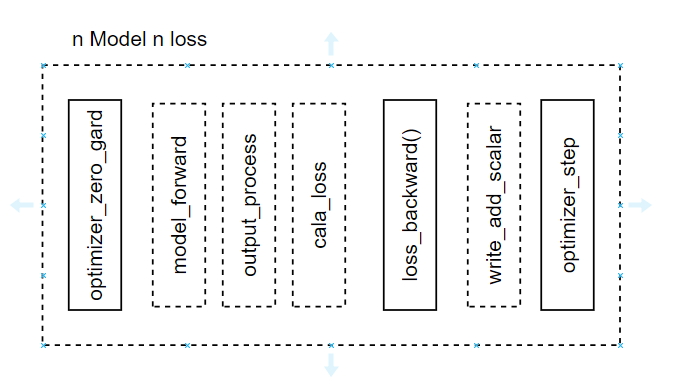
#> input picture src/ckpoint/network_frame.png, 685 x 392 px; its folder holds only this picture in this run
$ python -i EVPelvis_Plus_sr.py   (imports and definitions only)
#> lines starting #> are read from the running program, lines starting #| are printed output that depends on the picture
import os

import  cv2
import  numpy as np
import random


def sr_dataset_1(image):
    scale = random.choice([1.2,1.25,1.3])
    inter_mode1 = random.choice([cv2.INTER_NEAREST, cv2.INTER_LINEAR, cv2.INTER_CUBIC, cv2.INTER_AREA])
    inter_mode2 = random.choice([cv2.INTER_LINEAR, cv2.INTER_CUBIC, cv2.INTER_AREA])
    h,w = image.shape
    image_lr = cv2.resize(image,(int(w//scale),int(h//scale)),interpolation=inter_mode1)
    image_lr_re = cv2.resize(image_lr,(w,h),interpolation=inter_mode2)
    return image_lr_re


def blur_dataset(image):
    kersize = random.choice([3,5,7])
    sigma = random.choice([0.5,0.7,0.9,1.1])

    blur_image = cv2.GaussianBlur(image,ksize=(kersize,kersize),sigmaX=sigma)
    return  blur_image


def sr_and_blur_x2(image):
    image_lr_re = sr_dataset_1(image)
    image_lr_re_blur = blur_dataset(image_lr_re)
    if random.random() < 0.6:
        image_lr_re_blur = sr_dataset_1(image_lr_re_blur)
        image_lr_re_blur = blur_dataset(image_lr_re_blur)
    return image_lr_re_blur

def sr_and_blur(image):
    image_lr_re = sr_dataset_1(image)
    image_lr_re_blur = blur_dataset(image_lr_re)

    return image_lr_re_blur


def mutil_process(folder,save_path):
    name_ext =  os.listdir(folder)
    for i in range(len(name_ext)):
        image_file = os.path.join(folder,name_ext[i])
        image = cv2.imread(image_file,0)
        image_lr_re = sr_and_blur_x2(image)

        cv2.imwrite(os.path.join(save_path,name_ext[i]),image_lr_re,[cv2.IMWRITE_PNG_COMPRESSION,0])
        print(f"{i}/{len(name_ext)}")


# [5 lines not run here, left out]


"""
# ------------ sr dataset ----------
def sr_dataset_1(image):
    scale = random.choice([1.2,1.25,1.3])
    inter_mode1 = random.choice([cv2.INTER_NEAREST, cv2.INTER_LINEAR, cv2.INTER_CUBIC, cv2.INTER_AREA])
    inter_mode2 = random.choice([cv2.INTER_NEAREST, cv2.INTER_LINEAR, cv2.INTER_CUBIC, cv2.INTER_AREA])
    h,w = image.shape
    image_lr = cv2.resize(image,(int(w//scale),int(h//scale)),interpolation=inter_mode1)
    image_lr_re = cv2.resize(image_lr,(w,h),interpolation=inter_mode2)
    return image_lr_re
"""

>>> import cv2
>>> picture = cv2.imread('../../../ckpoint/network_frame.png', cv2.IMREAD_GRAYSCALE)
#> picture: shape (392, 685); min 0, max 255, mean 245.2
>>> result = sr_and_blur_x2(picture)
#> in sr_dataset_1, `image_lr = cv2.resize(image,(int(w//scale),int(h//scale)),interpolatio..`:
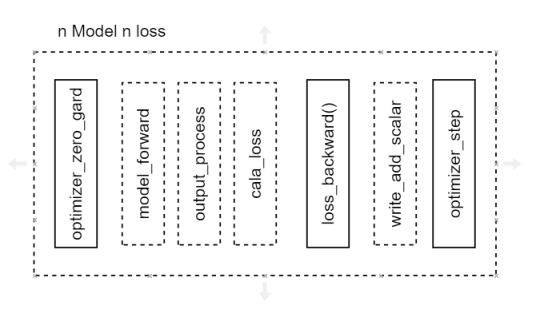
#> image_lr: shape (313, 548); min 0, max 255, mean 245.2
#> in sr_dataset_1, `image_lr_re = cv2.resize(image_lr,(w,h),interpolation=inter_mode2)`:
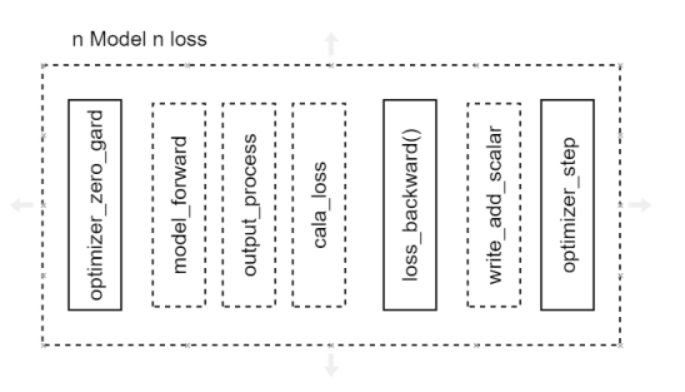
#> image_lr_re: shape (392, 685); min 19, max 255, mean 245.2
#> in blur_dataset, `blur_image = cv2.GaussianBlur(image,ksize=(kersize,kersize),sigmaX=sig..`:
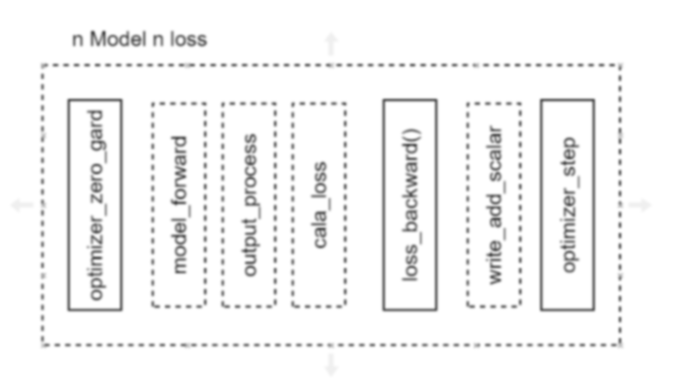
#> blur_image: shape (392, 685); min 84, max 255, mean 245.2
